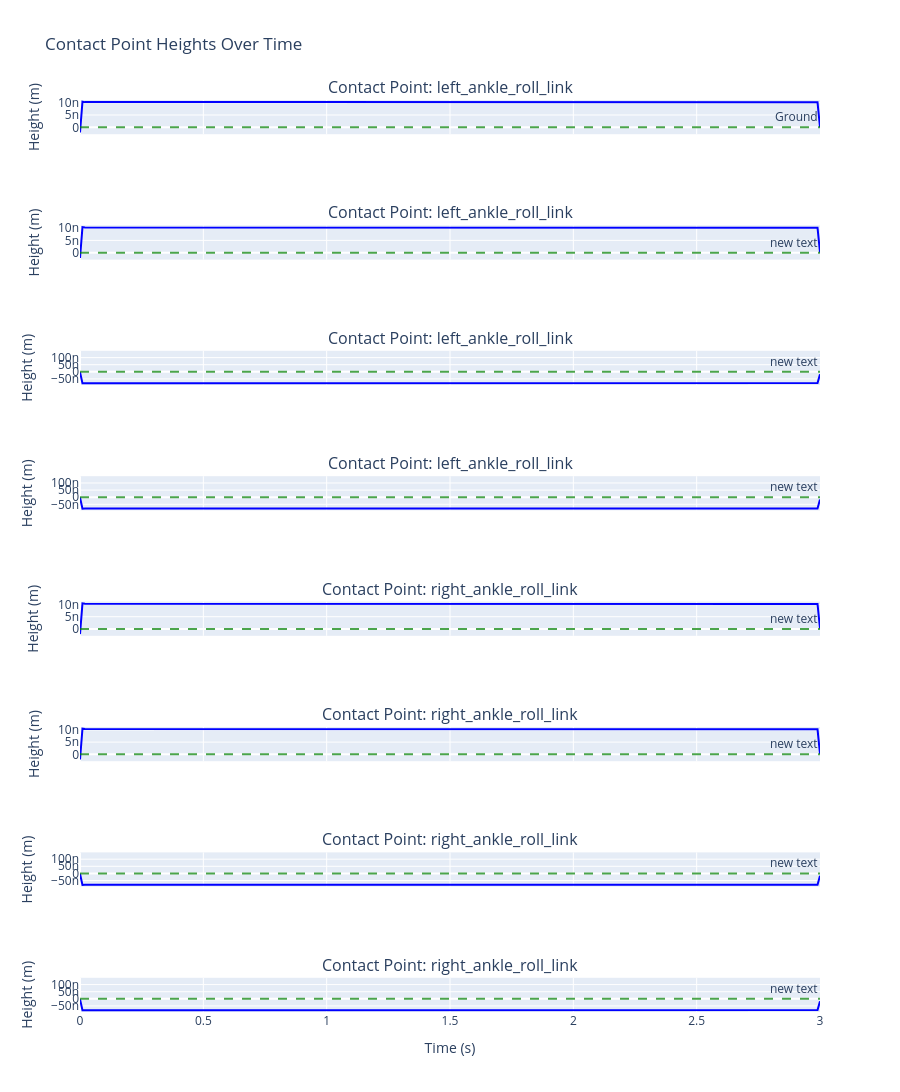

The code cell stored with this chart in its notebook:
### Markdown cell above
## 7.5 Visualize Contact Point Heights

Check that contact points remain on the ground throughout the trajectory.

### Code cell
# Extract and visualize contact point heights over time
time_steps = np.arange(balance_steps + 1) * balance_dt

# Create figure for contact point heights
fig = make_subplots(
    rows=len(contact_points), cols=1,
    subplot_titles=[f"Contact Point: {cp.link.name()}" for cp in contact_points],
    vertical_spacing=0.1,
    shared_xaxes=True
)

contact_heights = {i: [] for i in range(len(contact_points))}

# Calculate contact point heights for each timestep
for t in range(balance_steps + 1):
    for i, point_on_link in enumerate(contact_points):
        link_id = point_on_link.link.id()
        # Get link pose at timestep t
        link_pose = gtd.Pose(result_bal, link_id, t)
        # Transform contact point to world frame
        contact_point_world = link_pose.transformFrom(point_on_link.point)
        # Get z-coordinate (height)
        contact_heights[i].append(contact_point_world[2])

# Plot heights for each contact point
for i, point_on_link in enumerate(contact_points):
    fig.add_trace(
        go.Scatter(
            x=time_steps,
            y=contact_heights[i],
            mode='lines',
            name=point_on_link.link.name(),
            line=dict(width=2, color='blue'),
            showlegend=False
        ),
        row=i+1, col=1
    )
    
    # Add ground plane reference
    fig.add_hline(
        y=ground_plane_height, 
        line_dash="dash", 
        line_color="green", 
        opacity=0.7, 
        row=i+1, col=1,
        annotation_text="Ground" if i == 0 else None
    )
    
    # Update y-axis
    fig.update_yaxes(title_text="Height (m)", row=i+1, col=1)

# Update layout
fig.update_xaxes(title_text="Time (s)", row=len(contact_points), col=1)
fig.update_layout(
    height=300*len(contact_points),
    title_text="Contact Point Heights Over Time",
    showlegend=False
)

fig.show()

# Print statistics
print("\n=== Contact Point Height Statistics ===")
for i, point_on_link in enumerate(contact_points):
    heights = np.array(contact_heights[i])
    mean_height = np.mean(heights)
    max_height = np.max(heights)
    min_height = np.min(heights)
    std_height = np.std(heights)
    print(f"{point_on_link.link.name():30s}: Mean={mean_height:.6f}m, "
          f"Min={min_height:.6f}m, Max={max_height:.6f}m, Std={std_height:.6f}m")

### Figure 1 — Plotly figure (JSON) as saved in the notebook; plotly's stock layout.template omitted (floating-point values rounded to 4 significant figures; data arrays with more than 128 entries replaced by an {"elided": "..."} marker saying what was removed)
{"data": [{"line": {"color": "blue", "width": 2}, "mode": "lines", "name": "left_ankle_roll_link", "showlegend": false, "type": "scatter", "x": {"elided": "301 float values"}, "xaxis": "x", "y": {"elided": "301 float values"}, "yaxis": "y"}, {"line": {"color": "blue", "width": 2}, "mode": "lines", "name": "left_ankle_roll_link", "showlegend": false, "type": "scatter", "x": {"elided": "301 float values"}, "xaxis": "x2", "y": {"elided": "301 float values"}, "yaxis": "y2"}, {"line": {"color": "blue", "width": 2}, "mode": "lines", "name": "left_ankle_roll_link", "showlegend": false, "type": "scatter", "x": {"elided": "301 float values"}, "xaxis": "x3", "y": {"elided": "301 float values"}, "yaxis": "y3"}, {"line": {"color": "blue", "width": 2}, "mode": "lines", "name": "left_ankle_roll_link", "showlegend": false, "type": "scatter", "x": {"elided": "301 float values"}, "xaxis": "x4", "y": {"elided": "301 float values"}, "yaxis": "y4"}, {"line": {"color": "blue", "width": 2}, "mode": "lines", "name": "right_ankle_roll_link", "showlegend": false, "type": "scatter", "x": {"elided": "301 float values"}, "xaxis": "x5", "y": {"elided": "301 float values"}, "yaxis": "y5"}, {"line": {"color": "blue", "width": 2}, "mode": "lines", "name": "right_ankle_roll_link", "showlegend": false, "type": "scatter", "x": {"elided": "301 float values"}, "xaxis": "x6", "y": {"elided": "301 float values"}, "yaxis": "y6"}, {"line": {"color": "blue", "width": 2}, "mode": "lines", "name": "right_ankle_roll_link", "showlegend": false, "type": "scatter", "x": {"elided": "301 float values"}, "xaxis": "x7", "y": {"elided": "301 float values"}, "yaxis": "y7"}, {"line": {"color": "blue", "width": 2}, "mode": "lines", "name": "right_ankle_roll_link", "showlegend": false, "type": "scatter", "x": {"elided": "301 float values"}, "xaxis": "x8", "y": {"elided": "301 float values"}, "yaxis": "y8"}], "layout": {"annotations": [{"font": {"size": 16}, "showarrow": false, "text": "Contact Point: left_ankle_roll_link", "x": 0.5, "xanchor": "center", "xref": "paper", "y": 1, "yanchor": "bottom", "yref": "paper"}, {"font": {"size": 16}, "showarrow": false, "text": "Contact Point: left_ankle_roll_link", "x": 0.5, "xanchor": "center", "xref": "paper", "y": 0.8625, "yanchor": "bottom", "yref": "paper"}, {"font": {"size": 16}, "showarrow": false, "text": "Contact Point: left_ankle_roll_link", "x": 0.5, "xanchor": "center", "xref": "paper", "y": 0.725, "yanchor": "bottom", "yref": "paper"}, {"font": {"size": 16}, "showarrow": false, "text": "Contact Point: left_ankle_roll_link", "x": 0.5, "xanchor": "center", "xref": "paper", "y": 0.5875, "yanchor": "bottom", "yref": "paper"}, {"font": {"size": 16}, "showarrow": false, "text": "Contact Point: right_ankle_roll_link", "x": 0.5, "xanchor": "center", "xref": "paper", "y": 0.45, "yanchor": "bottom", "yref": "paper"}, {"font": {"size": 16}, "showarrow": false, "text": "Contact Point: right_ankle_roll_link", "x": 0.5, "xanchor": "center", "xref": "paper", "y": 0.3125, "yanchor": "bottom", "yref": "paper"}, {"font": {"size": 16}, "showarrow": false, "text": "Contact Point: right_ankle_roll_link", "x": 0.5, "xanchor": "center", "xref": "paper", "y": 0.175, "yanchor": "bottom", "yref": "paper"}, {"font": {"size": 16}, "showarrow": false, "text": "Contact Point: right_ankle_roll_link", "x": 0.5, "xanchor": "center", "xref": "paper", "y": 0.0375, "yanchor": "bottom", "yref": "paper"}, {"showarrow": false, "text": "Ground", "x": 1, "xanchor": "right", "xref": "x domain", "y": 0, "yanchor": "bottom", "yref": "y"}, {"showarrow": false, "x": 1, "xanchor": "right", "xref": "x2 domain", "y": 0, "yanchor": "bottom", "yref": "y2"}, {"showarrow": false, "x": 1, "xanchor": "right", "xref": "x3 domain", "y": 0, "yanchor": "bottom", "yref": "y3"}, {"showarrow": false, "x": 1, "xanchor": "right", "xref": "x4 domain", "y": 0, "yanchor": "bottom", "yref": "y4"}, {"showarrow": false, "x": 1, "xanchor": "right", "xref": "x5 domain", "y": 0, "yanchor": "bottom", "yref": "y5"}, {"showarrow": false, "x": 1, "xanchor": "right", "xref": "x6 domain", "y": 0, "yanchor": "bottom", "yref": "y6"}, {"showarrow": false, "x": 1, "xanchor": "right", "xref": "x7 domain", "y": 0, "yanchor": "bottom", "yref": "y7"}, {"showarrow": false, "x": 1, "xanchor": "right", "xref": "x8 domain", "y": 0, "yanchor": "bottom", "yref": "y8"}], "height": 2400, "shapes": [{"line": {"color": "green", "dash": "dash"}, "opacity": 0.7, "type": "line", "x0": 0, "x1": 1, "xref": "x domain", "y0": 0, "y1": 0, "yref": "y"}, {"line": {"color": "green", "dash": "dash"}, "opacity": 0.7, "type": "line", "x0": 0, "x1": 1, "xref": "x2 domain", "y0": 0, "y1": 0, "yref": "y2"}, {"line": {"color": "green", "dash": "dash"}, "opacity": 0.7, "type": "line", "x0": 0, "x1": 1, "xref": "x3 domain", "y0": 0, "y1": 0, "yref": "y3"}, {"line": {"color": "green", "dash": "dash"}, "opacity": 0.7, "type": "line", "x0": 0, "x1": 1, "xref": "x4 domain", "y0": 0, "y1": 0, "yref": "y4"}, {"line": {"color": "green", "dash": "dash"}, "opacity": 0.7, "type": "line", "x0": 0, "x1": 1, "xref": "x5 domain", "y0": 0, "y1": 0, "yref": "y5"}, {"line": {"color": "green", "dash": "dash"}, "opacity": 0.7, "type": "line", "x0": 0, "x1": 1, "xref": "x6 domain", "y0": 0, "y1": 0, "yref": "y6"}, {"line": {"color": "green", "dash": "dash"}, "opacity": 0.7, "type": "line", "x0": 0, "x1": 1, "xref": "x7 domain", "y0": 0, "y1": 0, "yref": "y7"}, {"line": {"color": "green", "dash": "dash"}, "opacity": 0.7, "type": "line", "x0": 0, "x1": 1, "xref": "x8 domain", "y0": 0, "y1": 0, "yref": "y8"}], "showlegend": false, "title": {"text": "Contact Point Heights Over Time"}, "xaxis": {"anchor": "y", "domain": [0, 1], "matches": "x8", "showticklabels": false}, "xaxis2": {"anchor": "y2", "domain": [0, 1], "matches": "x8", "showticklabels": false}, "xaxis3": {"anchor": "y3", "domain": [0, 1], "matches": "x8", "showticklabels": false}, "xaxis4": {"anchor": "y4", "domain": [0, 1], "matches": "x8", "showticklabels": false}, "xaxis5": {"anchor": "y5", "domain": [0, 1], "matches": "x8", "showticklabels": false}, "xaxis6": {"anchor": "y6", "domain": [0, 1], "matches": "x8", "showticklabels": false}, "xaxis7": {"anchor": "y7", "domain": [0, 1], "matches": "x8", "showticklabels": false}, "xaxis8": {"anchor": "y8", "domain": [0, 1], "title": {"text": "Time (s)"}}, "yaxis": {"anchor": "x", "domain": [0.9625, 1], "title": {"text": "Height (m)"}}, "yaxis2": {"anchor": "x2", "domain": [0.825, 0.8625], "title": {"text": "Height (m)"}}, "yaxis3": {"anchor": "x3", "domain": [0.6875, 0.725], "title": {"text": "Height (m)"}}, "yaxis4": {"anchor": "x4", "domain": [0.55, 0.5875], "title": {"text": "Height (m)"}}, "yaxis5": {"anchor": "x5", "domain": [0.4125, 0.45], "title": {"text": "Height (m)"}}, "yaxis6": {"anchor": "x6", "domain": [0.275, 0.3125], "title": {"text": "Height (m)"}}, "yaxis7": {"anchor": "x7", "domain": [0.1375, 0.175], "title": {"text": "Height (m)"}}, "yaxis8": {"anchor": "x8", "domain": [0, 0.0375], "title": {"text": "Height (m)"}}}}
